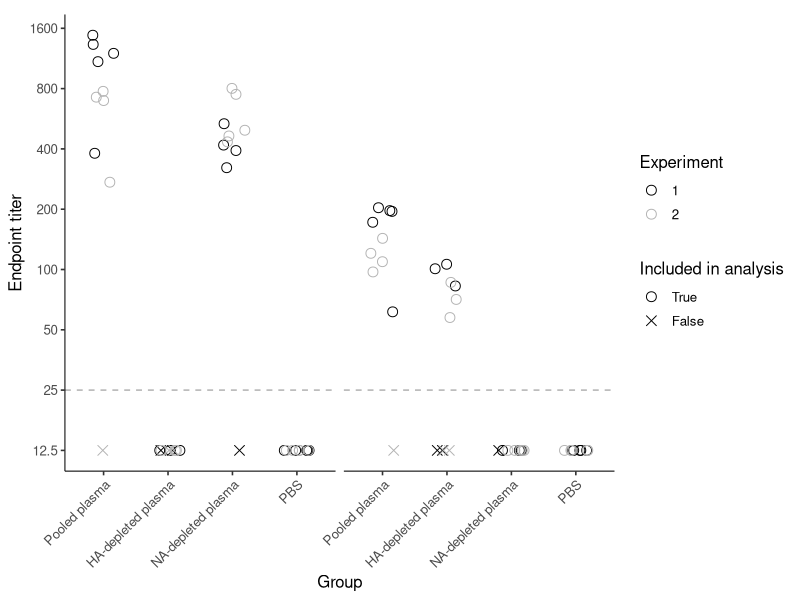
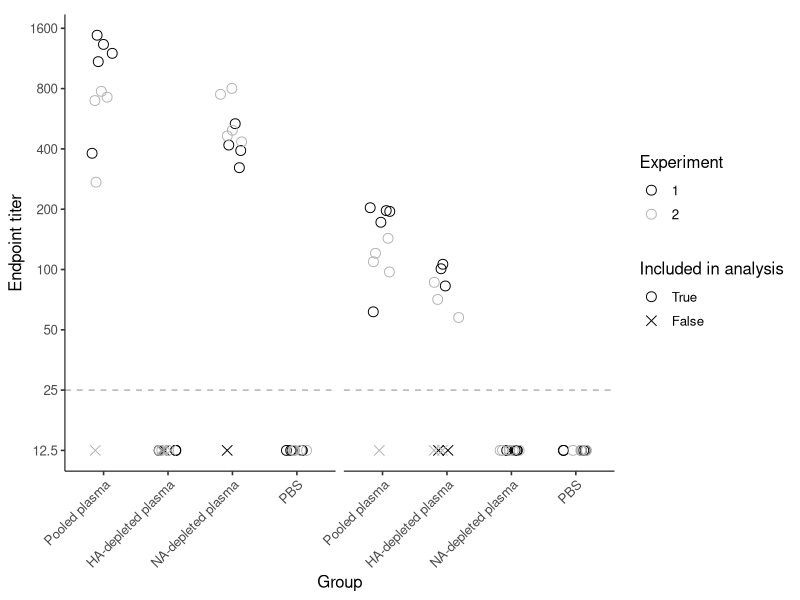

Generate these figures, in order, with R:
# Load packages 
library(tidyverse)
library(ggplot2)
library(viridis)
library(corrplot)
library(grid)
library(cowplot)
library(ggpubr)

df <- read.csv("../Data/mouse-Ab-titers-long.csv", na.strings = character(0))
df$Group <- factor(df$Group, levels=c("Plasma", "HA-depleted", "NA-depleted", "PBS"))
df$Replicate <- factor(df$Replicate)

ggplot(df, aes(x = Group, y = Titer, shape = Exclude, color = Replicate)) +
  geom_jitter(size = 3, width=0.2, height=0) +
  facet_wrap(~Antigen, scales = "free_x") +
  scale_shape_manual(
    values = c("Y" = 4, "N" = 1),  # 4 = X, 1 = unfilled circle
    labels = c("Y" = "False", "N" = "True")
  ) +
  scale_color_manual(values = c("1" = "#000000", "2" = "grey70")) +
  scale_x_discrete(labels = c("Plasma" = "Pooled plasma", "HA-depleted" = "HA-depleted plasma", "NA-depleted" = "NA-depleted plasma", "PBS" = "PBS")) +
  scale_y_continuous(trans = "log2",
                     breaks = c(12.5, 25, 50, 100, 200, 400, 800, 1600),
                     labels = function(x) {
                       sub("\\.0+$", "", as.character(x))
                     }
  ) +
  geom_hline(
    yintercept = 25,
    linetype = 2,
    color = "grey70"
  ) +
  labs(
    x = "Group",
    y = "Endpoint titer",
    shape = "Included in analysis",
    color = "Experiment",
    title = ""
  ) +
  theme_classic(base_size = 12) +
  theme(
    plot.title = element_text(hjust = 0.5, face = "bold",
                              margin = margin(b = -10)),
    legend.position = "right",
    panel.background = element_blank(),
    plot.background  = element_blank(),
    legend.background = element_blank(),
    legend.box.background = element_blank(),
    strip.background = element_blank(),
    axis.line = element_line(linewidth = 0.35),
    axis.text.x = element_text(angle = 45, hjust = 1),
    strip.text.x = element_blank()
  ) +
  guides(color = guide_legend(override.aes = list(shape = 1)))

path <- paste0("../Figures/mouse-passive-transfer-titers.pdf")
ggsave(path, width = 2.5, height = 2, dpi = 300, scale = 2, bg = "transparent")
